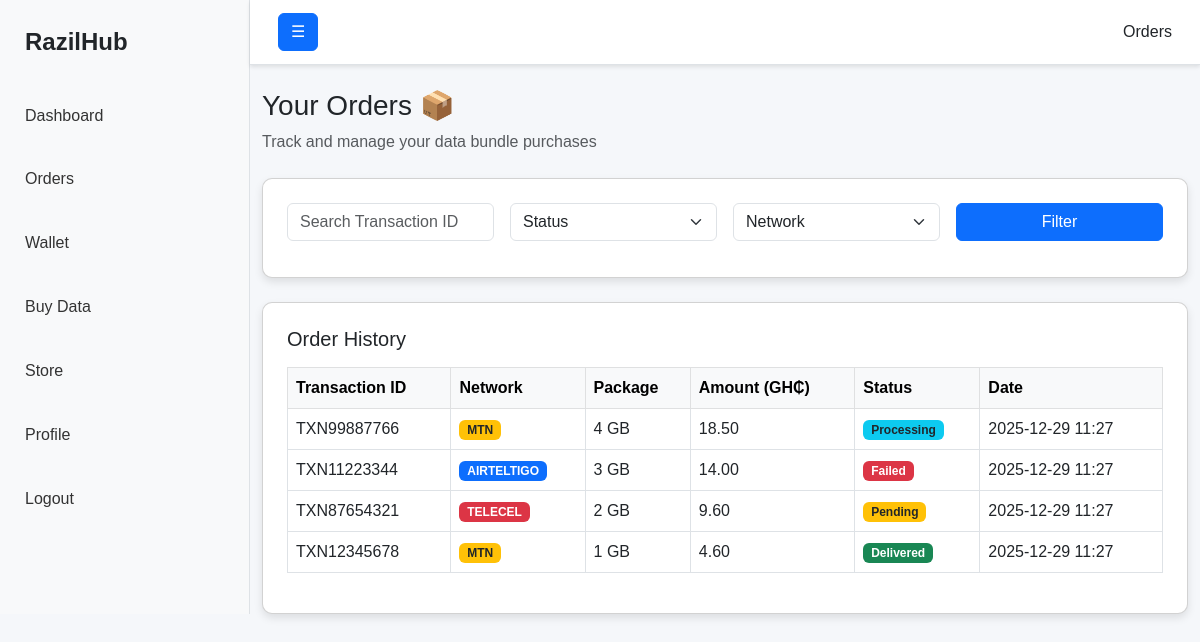
Page /orders (signed in) on the committed database.
### app.py (models this page shows)
class Order(db.Model):
    id = db.Column(db.Integer, primary_key=True)
    user_id = db.Column(db.Integer, db.ForeignKey('user.id'), nullable=False)
    transaction_id = db.Column(db.String(50), unique=True, nullable=False)
    network = db.Column(db.String(20), nullable=False)
    package = db.Column(db.String(50), nullable=False)
    amount = db.Column(db.Float, nullable=False)
    status = db.Column(db.String(20), default='Pending') # Pending, Delivered, Failed, Processing
    date = db.Column(db.DateTime, default=datetime.utcnow)
    user = db.relationship('User', backref=db.backref('orders', lazy=True))

### app.py (the view, shortened to what this page needs)
@app.route("/orders")
@login_required
def orders():
    status_filter = request.args.get('status')
    network_filter = request.args.get('network')
    query = Order.query.filter_by(user_id=current_user.id)
    if status_filter and status_filter != "Status" and status_filter is not None:
        query = query.filter(Order.status.ilike(status_filter))
    if network_filter and network_filter != "Network" and network_filter is not None:
        query = query.filter(Order.network.ilike(network_filter))
    orders = query.order_by(Order.date.desc()).all()
    return render_template("orders.html", orders=orders)

### app.py (called while the page is built)
@login_manager.user_loader
def load_user(user_id):
    return User.query.get(int(user_id))

### templates/orders.html (shortened to what this page needs)
<!DOCTYPE html>
<html lang="en">
<head>
    <link href="https://cdn.jsdelivr.net/npm/bootstrap@5.3.0/dist/css/bootstrap.min.css" rel="stylesheet">
    <link rel="stylesheet" href="{{ url_for('static', filename='style.css') }}">
</head>
<body>
    <div class="d-flex" id="wrapper">
        <div class="bg-light border-end" id="sidebar-wrapper">
            <div class="sidebar-heading py-4 fs-4 fw-bold" style="padding-left: 25px;">RazilHub</div>
            <div class="list-group list-group-flush">
                <a href="{{ url_for('dashboard') }}"
                    class="list-group-item list-group-item-action bg-light">Dashboard</a>
                <a href="{{ url_for('orders') }}"
                    class="list-group-item list-group-item-action bg-light active">Orders</a>
                <a href="{{ url_for('wallet') }}" class="list-group-item list-group-item-action bg-light">Wallet</a>
                <a href="{{ url_for('buy_data') }}" class="list-group-item list-group-item-action bg-light">Buy Data</a>
                <a href="{{ url_for('store') }}" class="list-group-item list-group-item-action bg-light">Store</a>
                <a href="{{ url_for('profile') }}" class="list-group-item list-group-item-action bg-light">Profile</a>
                <a href="{{ url_for('logout') }}" class="list-group-item list-group-item-action bg-light">Logout</a>
            </div>
        </div>
        <div id="page-content-wrapper">
            <nav class="navbar navbar-expand-lg navbar-light border-bottom">
                <div class="container-fluid">
                    <button class="btn btn-primary" id="sidebarToggle">☰</button>
                    <div class="ms-auto">
                        Orders
                    </div>
                </div>
            </nav>
            <div class="container-fluid mt-4">
                <div class="mb-4">
                    <h3>Your Orders 📦</h3>
                    <p class="text-muted">Track and manage your data bundle purchases</p>
                </div>
                <div class="card p-4 mb-4">
                    <form action="{{ url_for('orders') }}" method="GET">
                        <div class="row g-3">
                            <div class="col-md-3">
                                <input type="text" class="form-control" name="txn_id"
                                    placeholder="Search Transaction ID" value="{{ request.args.get('txn_id', '') }}">
                            </div>
                            <div class="col-md-3">
                                <select class="form-select" name="status">
                                    <option value="">Status</option>
                                </select>
                            </div>
                            <div class="col-md-3">
                                <select class="form-select" name="network">
                                    <option value="">Network</option>
                                </select>
                            </div>
                            <div class="col-md-3">
                                <button type="submit" class="btn btn-primary w-100">Filter</button>
                            </div>
                        </div>
                    </form>
                </div>
                <div class="card p-4">
                    <h5 class="mb-3">Order History</h5>
                    <div class="table-responsive">
                        <table class="table table-bordered align-middle">
                            <thead class="table-light">
                                <tr>
                                    <th>Transaction ID</th>
                                    <th>Network</th>
                                    <th>Package</th>
                                    <th>Amount (GH₵)</th>
                                    <th>Status</th>
                                    <th>Date</th>
                                </tr>
                            </thead>
                            <tbody>
                                {% if orders %}
                                {% for order in orders %}
                                <tr>
                                    <td>{{ order.transaction_id }}</td>
                                    <td>
                                        {% if order.network == 'MTN' %}
                                        <span class="badge bg-warning text-dark">MTN</span>
                                        {% elif order.network == 'TELECEL' %}
                                        <span class="badge bg-danger">TELECEL</span>
                                        {% else %}
                                        <span class="badge bg-primary">AIRTELTIGO</span>
                                        {% endif %}
                                    </td>
                                    <td>{{ order.package }}</td>
                                    <td>{{ "{:,.2f}".format(order.amount) }}</td>
                                    <td>
                                        {% if order.status == 'Delivered' %}
                                        <span class="badge bg-success">Delivered</span>
                                        {% elif order.status == 'Processing' %}
                                        <span class="badge bg-info text-dark">Processing</span>
                                        {% elif order.status == 'Pending' %}
                                        <span class="badge bg-warning text-dark">Pending</span>
                                        {% else %}
                                        <span class="badge bg-danger">Failed</span>
                                        {% endif %}
                                    </td>
                                    <td>{{ order.date.strftime('%Y-%m-%d %H:%M') }}</td>
                                </tr>
                                {% endfor %}
                                {% else %}
                                <tr>
                                    <td colspan="6" class="text-center text-muted">
                                        No orders found
                                    </td>
                                </tr>
                                {% endif %}
                            </tbody>
                        </table>
                    </div>
                </div>
            </div>
        </div>
    </div>
</body>
</html>

### static/css/style.css (style rules this page uses)
body { margin: 0; padding: 0; font-family: "Segoe UI", Arial, sans-serif; background-color: #ccccff; }
input { width: 100%; padding: 12px; margin-bottom: 12px; border: 1px solid #ccc; border-radius: 5px; }
#sidebarToggle { width: auto; margin: 0; }

### templates/orders.html (style rules this page uses)
body { font-family: 'Arial', sans-serif; background-color: #f5f7fa; }
#sidebar-wrapper { min-width: 250px; max-width: 250px; }
#sidebar-wrapper .list-group-item { border: none; padding: 20px 25px; font-size: 1rem; color: #333; }
#page-content-wrapper { width: 100%; }
.card { border-radius: 10px; box-shadow: 0 4px 8px rgba(0, 0, 0, 0.1); }
.navbar { padding: 0.8rem 1rem; background-color: #fff; box-shadow: 0 2px 4px rgba(0, 0, 0, 0.1); }
#sidebar-wrapper { transition: margin 0.25s ease-out; }

### rows in the picture
Order: transaction_id "TXN99887766", network "MTN", package "4 GB", amount "18.50", status "Processing", date "2025-12-29 11:27"
Order: transaction_id "TXN11223344", network "AIRTELTIGO", package "3 GB", amount "14.00", status "Failed", date "2025-12-29 11:27"
Order: transaction_id "TXN87654321", network "TELECEL", package "2 GB", amount "9.60", status "Pending", date "2025-12-29 11:27"
Order: transaction_id "TXN12345678", network "MTN", package "1 GB", amount "4.60", status "Delivered", date "2025-12-29 11:27"
